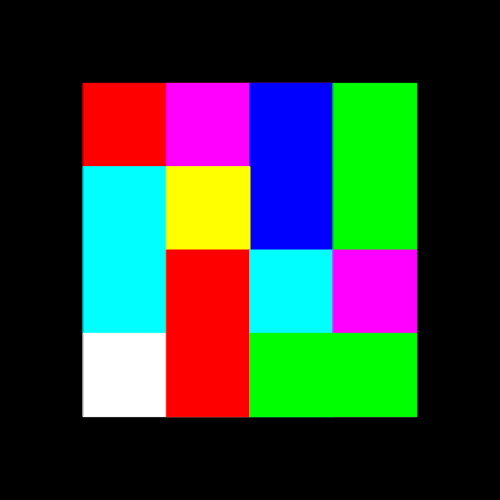
Frame 1 (no input)
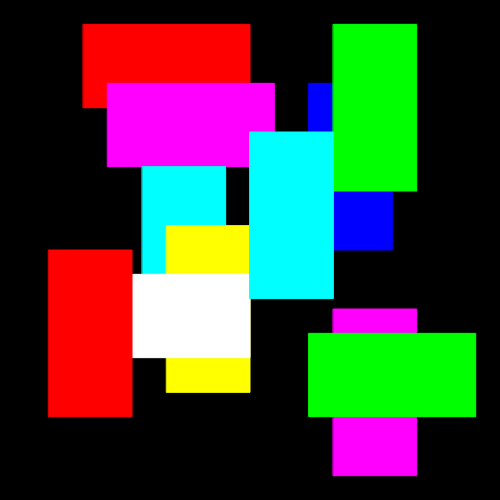
Frame 60 (no input)
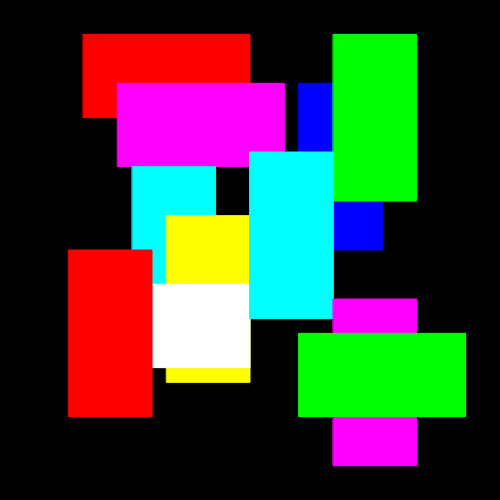
Frame 120 (the mouse pressed at the canvas centre since frame 60)

The p5.js sketch that drew these frames (run headless with seeded random() and noise() and a simulated clock; from frame 60 on, the mouse is pressed at the canvas centre):

// p5.js sketch
// ── sketch.js
var side = 500;
var s;
var t = 0;
var inc = 1;

function setup() {
	createCanvas(side, side);
	s = side/6;
}

function draw() {
	background(0, 0, 0);
	noFill();

	translate(s, s);

	//top red
	stroke(255, 0, 0);
	fill(255, 0, 0);
	rect(0, -t, 2*s, s);

	//top magenta
	stroke(255, 0, 255);
	fill(255, 0, 255);
	rect(s - t, 0, 2*s, s);
	
	//blue
	stroke(0, 0, 255);
	fill(0, 0, 255);
	rect(2*s + t, 0, s, 2*s);

	//top green
	stroke(0, 255, 0);
	fill(0, 255, 0);
	rect(3*s, -t, s, 2*s);

	//left cyan
	stroke(0, 255, 255);
	fill(0, 255, 255);
	rect(t, s, s, 2*s);

	//yellow
	stroke(255, 255, 0);
	fill(255, 255, 0);
	rect(s, s + t, s, 2*s);

	//white
	stroke(255, 255, 255);
	fill(255, 255, 255);
	rect(0, 3*s - t, 2*s, s);

	//bottom red
	stroke(255, 0, 0);
	fill(255, 0, 0);
	rect(s - 2*t, 2*s, s, 2*s);

	//right cyan
	stroke(0, 255, 255);
	fill(0, 255, 255);
	rect(2*s, 2*s - 2*t, s, 2*s);

	//bottom magenta
	stroke(255, 0, 255);
	fill(255, 0, 255);
	rect(3*s, 2*s + t, s, 2*s);

	//bottom green
	stroke(0, 255, 0);
	fill(0, 255, 0);
	rect(2*s + t, 3*s, 2*s, s);

	t = t + inc;

	if(t > s || t < 0){
		inc = inc * -1;
	}
}
